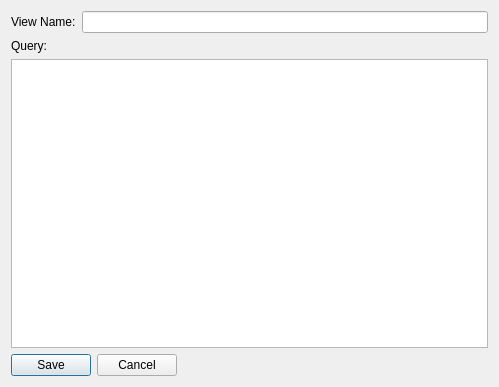
<?xml version="1.0" encoding="UTF-8"?>
<ui version="4.0">
 <class>CreateViewDialog</class>
 <widget class="QDialog" name="CreateViewDialog">
  <property name="geometry">
   <rect>
    <x>0</x>
    <y>0</y>
    <width>499</width>
    <height>387</height>
   </rect>
  </property>
  <property name="windowTitle">
   <string>View Editor</string>
  </property>
  <property name="windowIcon">
   <iconset resource="resources.qrc">
    <normaloff>:/images/table_gear.png</normaloff>:/images/table_gear.png</iconset>
  </property>
  <layout class="QVBoxLayout" name="verticalLayout">
   <item>
    <layout class="QHBoxLayout" name="horizontalLayout">
     <item>
      <widget class="QLabel" name="label">
       <property name="text">
        <string>View Name:</string>
       </property>
      </widget>
     </item>
     <item>
      <widget class="QLineEdit" name="txtVewName"/>
     </item>
    </layout>
   </item>
   <item>
    <widget class="QLabel" name="label_2">
     <property name="text">
      <string>Query:</string>
     </property>
    </widget>
   </item>
   <item>
    <widget class="QTextEdit" name="txtQuery"/>
   </item>
   <item>
    <layout class="QHBoxLayout" name="horizontalLayout_2">
     <item>
      <widget class="QPushButton" name="cmdSave">
       <property name="text">
        <string>Save</string>
       </property>
      </widget>
     </item>
     <item>
      <widget class="QPushButton" name="cmdCancel">
       <property name="text">
        <string>Cancel</string>
       </property>
      </widget>
     </item>
     <item>
      <spacer name="horizontalSpacer">
       <property name="orientation">
        <enum>Qt::Horizontal</enum>
       </property>
       <property name="sizeHint" stdset="0">
        <size>
         <width>40</width>
         <height>20</height>
        </size>
       </property>
      </spacer>
     </item>
    </layout>
   </item>
  </layout>
 </widget>
 <resources>
  <include location="resources.qrc"/>
 </resources>
 <connections/>
</ui>
